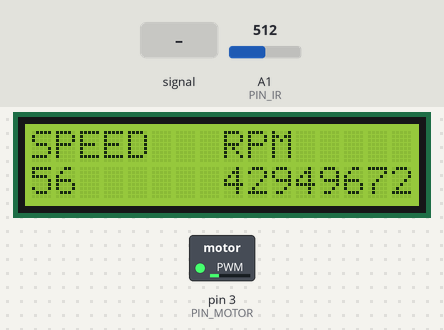
Bench run of a sketch on a simulated Arduino Uno, built with avr-gcc and run on an emulated ATmega328P. Shown: 16×2 character LCD, switched loads named in the sketch (green lamp = pin HIGH). The test bench sets the inputs (shaded band); at power-on: A1 (PIN_IR) = 512. Pins used as bus, display or sensor lines are not drawn; what the sketch prints to the serial monitor is not drawn.

Above: at 1.2 s.
1.3 s: A1 (PIN_IR) fed a 200 Hz sine of ±255 counts around its level
At 3.21 s:
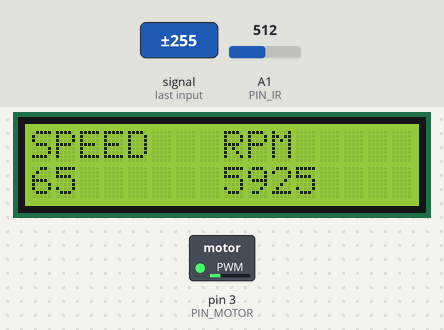
4.3 s: A1 (PIN_IR) set to 660
At 5.35 s:
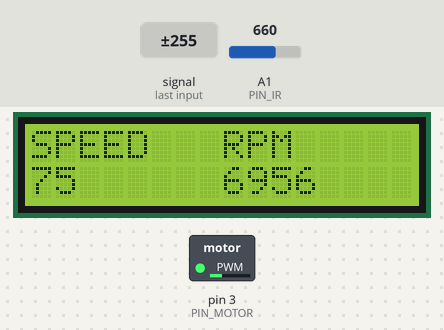
6.7 s: A1 (PIN_IR) fed a 2 Hz sine of ±306 counts around its level
At 17.05 s:
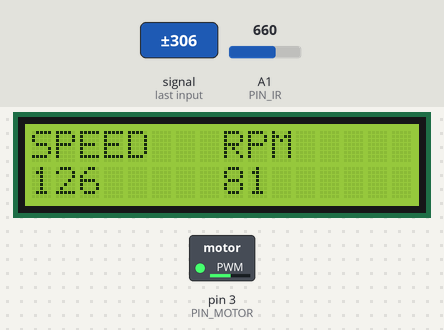
Timing chart, 0 to 18.4 s (numbered marks = the images above; inputs shaded):
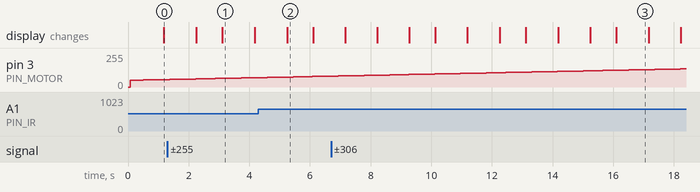

Measured:
- what the display in image 1 shows lasts 1.1 s, from 3.1 s to 4.2 s
- what the display in image 2 shows lasts 0.9 s, from 5.2 s to 6.1 s

The sketch:

p3_tachometer.ino
```cpp
/*
  Tachometer
  Author: Nate Lao (nlao1@jh.edu)
  Designed for Arduino UNO
*/

#include <LiquidCrystal.h>
#include "isr_timer.hpp"

// Debug Pin
const uint8_t PIN_DEBUG = 1; // Optional debugger pin. Indicates blade detection

// LCD Variables
const int pin_RS = 8;
const int pin_EN = 9;
const int pin_d4 = 4;
const int pin_d5 = 5;
const int pin_d6 = 6;
const int pin_d7 = 7;
const int pin_BL = 10;
const unsigned long LCD_DELAY = 1000;   // LCD Delay Time in milliseconds
const unsigned long DELAY_FACTOR = 8;   // Do not modify, LCD_DELAY multiplier
volatile unsigned long lcd_time;        // Tracks the update LCD frame
volatile bool lcd_flag;                 // Indicates LCD update
LiquidCrystal *lcd = 0;

// Motor Variables
const uint8_t PIN_MOTOR = 3;            // Motor Pin
const unsigned int RAMP_DELAY = 200;    // Ramp Speed delay in Milliseconds
const unsigned char MIN_SPEED = 50;     // Minimal Speed (duty cycle)
const unsigned char MAX_SPEED = 0xFF;   // Maximum Speed (duty cycle)
unsigned char speed;                    // Current Speed
bool ramp_up;                           // Ramp Up flag
unsigned int time;                  // Current Time in Milliseconds

// Tachometer Variables
const uint8_t PIN_IR = A1;                            // IR Phototransitor Pin
const int IR_THRESHOLD = 650;                         // Threshold: Blade Detected=Above Threshold, Otherwise=Below Threshold
const unsigned long PROP_BLADES = 3;                  // Number of Propeller Blades
const unsigned long FRAME_USEC = 125;                 // Frame delay for 8kHz Interrupt
const unsigned long RPM_FACTOR_USEC = (60 * 1000000); // Minutes * Microseconds
volatile unsigned long frames;                        // Tachometer frame counter
volatile unsigned long measured_phase;                // Delta between two rising frames
unsigned long current_phase;                          // Current Phase Measurement
unsigned long rpm;                                    // Revolutions per minute

void setup()
{
    // Setup Interrupt Timer
    cli();
    TIMER::setISRTimer_1kH();
    sei();

    // Setup Debug Pin
    pinMode(PIN_DEBUG, OUTPUT);

    // Setup Motor PWM Pin
    pinMode(PIN_MOTOR, OUTPUT);

    // Setup Serial
    Serial.begin(9600);
    Serial.println("time,speed,rpm");

    // Setup LCD
    lcd = new LiquidCrystal(pin_RS, pin_EN, pin_d4, pin_d5, pin_d6, pin_d7);
    lcd->begin(16, 2); // 16 col, 2 rows
    lcd->setCursor(0, 0);
    lcd->print("SPEED");
    lcd->setCursor(8, 0);
    lcd->print("RPM");

    // Setup LCD variables
    lcd_time = 0;
    lcd_flag = false;

    // Setup Motor to Ramp Up
    ramp_up = true;
    speed = MIN_SPEED;
    time = 0;

    // Setup tachometer variables
    frames = 0;
    measured_phase = 0;
    current_phase = 0;
    rpm = 0;
}

ISR(TIMER1_COMPA_vect)
{
    // Blade is detected
    if (analogRead(PIN_IR) > IR_THRESHOLD)
    {
        // Record the number of frames detected since last reset
        if (frames > 0)
            measured_phase = frames;

        // Reset frames
        frames = 0;

        // Set debug pin high for detection
        digitalWrite(PIN_DEBUG, HIGH);
    }
    else
    {
        // Increment frames between blades
        frames++;

        // Set debug pin low for off frames
        digitalWrite(PIN_DEBUG, LOW);
    }

    // Issue LCD update
    if (lcd_time == LCD_DELAY * DELAY_FACTOR)
    {
        lcd_flag = true;
        lcd_time = 0;
    }
    lcd_time++;
}

void loop()
{
    // Determine ramp phase if at limits
    if (speed == MIN_SPEED)
        ramp_up = true;
    if (speed == MAX_SPEED)
        ramp_up = false;

    // Apply acceleration
    if (ramp_up)
        speed++;
    else
        speed--;

    // Set duty cycle to control speed
    analogWrite(PIN_MOTOR, speed);

    // Poll the measured phase delta
    cli();
    current_phase = measured_phase;
    sei();

    // Calculate RPM
    current_phase = (current_phase * PROP_BLADES) * FRAME_USEC;
    rpm = RPM_FACTOR_USEC / current_phase;

    // Log out to host
    Serial.print(time);
    Serial.print(",");
    Serial.print(speed);
    Serial.print(",");
    Serial.println(rpm);

    // Display RPM at 1 second intervals
    if (lcd_flag)
    {
        // Display LCD
        lcd->setCursor(0, 1);
        lcd->print(speed);
        lcd->print("    ");
        lcd->setCursor(8, 1);
        lcd->print(rpm);
        lcd->print("    ");
        lcd_flag = false;
    }

    // Ramp Delay
    delay(RAMP_DELAY);
    time += RAMP_DELAY;
}
```

isr_timer.cpp
```cpp
/*
  Temperature Sensor
  Author: Nate Lao (nlao1@jh.edu)
  Designed for Arduino UNO
  Based on implementation from https://www.instructables.com/Arduino-Timer-Interrupts/
*/

#include "isr_timer.hpp"

void TIMER::setISRTimer(const unsigned long hertz)
{
    // Enables the TIMER1_COMPA_vect Interrupt Service Routine

    // The base value of the OCR1A timer compare register
    // for 1 Hz. To increase rate divide by the desired
    // frequency (input:hertz).
    const unsigned long TIMER_COMPARE_REGISTER_1HZ = 15624;

    TCCR1A = 0; // set entire TCCR1A register to 0
    TCCR1B = 0; // same for TCCR1B
    TCNT1 = 0;  // initialize counter value to 0

    // set compare match register for x hz increments
    OCR1A = TIMER_COMPARE_REGISTER_1HZ / hertz;

    // turn on CTC mode
    TCCR1B |= (1 << WGM12);

    // Set CS10 and CS12 bits for 1024 prescaler
    TCCR1B |= (1 << CS12) | (1 << CS10);

    // enable timer compare interrupt
    TIMSK1 |= (1 << OCIE1A);
}

void TIMER::setISRTimer_1kH()
{
//set timer2 interrupt at 8kHz = 0.125us
  TCCR1A = 0;// set entire TCCR2A register to 0
  TCCR1B = 0;// same for TCCR2B
  TCNT1  = 0;//initialize counter value to 0
  // set compare match register for 8khz increments
  OCR1A = 249;// = (16*10^6) / (8000*8) - 1 (must be <256)
  // turn on CTC mode
  TCCR1B |= (1 << WGM12);
  // Set CS21 bit for 8 prescaler
  TCCR1B |= (1 << CS21);
  // enable timer compare interrupt
  TIMSK1 |= (1 << OCIE1A);
}
```

isr_timer.hpp
```cpp
/*
  Temperature Sensor
  Author: Nate Lao (nlao1@jh.edu)
  Designed for Arduino UNO
*/

#ifndef __TIMER_HPP__
#define __TIMER_HPP__

#include <Arduino.h>

namespace TIMER
{
    void setISRTimer(const unsigned long hertz);
    void setISRTimer_1kH();
}

#endif
```
